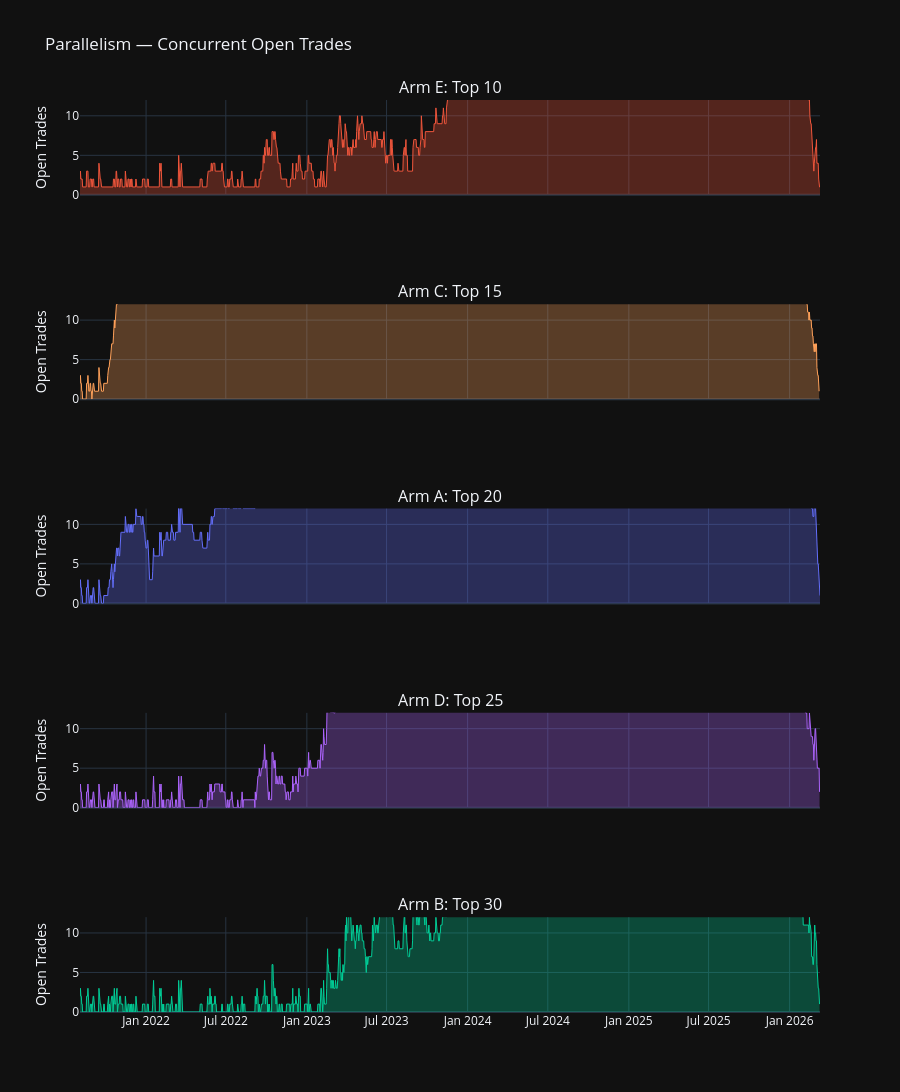

The code cell stored with this chart in its notebook:
### Code cell
# --- Parallelism & Capital Efficiency ---

def compute_daily_exposure(trades, starting_balance=STARTING_BALANCE):
    ts = trades.copy()
    ts['open_date'] = pd.to_datetime(ts['open_date'])
    ts['close_date'] = pd.to_datetime(ts['close_date'])

    date_range = pd.date_range(ts['open_date'].min().normalize(),
                               ts['close_date'].max().normalize(), freq='D')

    closed_pnl = ts.groupby(ts['close_date'].dt.normalize())['profit_abs'].sum()
    cum_realized = closed_pnl.cumsum().reindex(date_range, method='ffill').fillna(0)
    balance_series = starting_balance + cum_realized

    records = []
    for day in date_range:
        open_mask = (ts['open_date'].dt.normalize() <= day) & (ts['close_date'].dt.normalize() >= day)
        open_trades = ts[open_mask]
        n_open = len(open_trades)
        total_deployed = open_trades['stake_amount'].sum()
        balance = balance_series.loc[day]
        pct_deployed = (total_deployed / balance * 100) if balance > 0 else 0
        records.append({'date': day, 'open_trades': n_open, 'deployed_pct': pct_deployed})

    return pd.DataFrame(records)

def hex_to_rgba(hex_color, alpha=0.3):
    h = hex_color.lstrip('#')
    r, g, b = int(h[0:2], 16), int(h[2:4], 16), int(h[4:6], 16)
    return f'rgba({r},{g},{b},{alpha})'

daily_exposure = {}
for key, label, color in zip(ARM_KEYS, ARM_LABELS, ARM_COLORS):
    daily_exposure[label] = compute_daily_exposure(all_trades[key])
    de = daily_exposure[label]
    print(f'{label}: avg open trades={de["open_trades"].mean():.1f}, '
          f'avg capital deployed={de["deployed_pct"].mean():.0f}%, '
          f'max open trades={de["open_trades"].max()}')

# --- Parallelism subplot ---
fig = make_subplots(rows=len(ARM_LABELS), cols=1, shared_xaxes=True,
                    subplot_titles=ARM_LABELS, vertical_spacing=0.12)

for i, (label, color) in enumerate(zip(ARM_LABELS, ARM_COLORS), 1):
    de = daily_exposure[label]
    fig.add_trace(go.Scatter(
        x=de['date'], y=de['open_trades'], mode='lines',
        name=label, line=dict(color=color, width=1),
        fill='tozeroy', fillcolor=hex_to_rgba(color, 0.3),
        showlegend=False,
    ), row=i, col=1)
    mean_val = de['open_trades'].mean()
    fig.add_hline(y=mean_val, line_dash='dash', line_color='white', line_width=0.5,
                  annotation_text=f'avg={mean_val:.1f}', annotation_font_color='white',
                  row=i, col=1)
    fig.update_yaxes(title_text='Open Trades', range=[0, 12], row=i, col=1)

fig.update_layout(template=TEMPLATE, height=220 * len(ARM_LABELS),
                  title='Parallelism — Concurrent Open Trades')
fig.show()

### Figure 1 — Plotly figure (JSON) as saved in the notebook; plotly's stock layout.template omitted (floating-point values rounded to 4 significant figures; data arrays with more than 128 entries replaced by an {"elided": "..."} marker saying what was removed)
{"data": [{"fill": "tozeroy", "fillcolor": "rgba(239,85,59,0.3)", "line": {"color": "#EF553B", "width": 1}, "mode": "lines", "name": "Arm E: Top 10", "showlegend": false, "type": "scatter", "x": {"elided": "1681 str values"}, "xaxis": "x", "y": {"elided": "1681 int values"}, "yaxis": "y"}, {"fill": "tozeroy", "fillcolor": "rgba(255,161,90,0.3)", "line": {"color": "#FFA15A", "width": 1}, "mode": "lines", "name": "Arm C: Top 15", "showlegend": false, "type": "scatter", "x": {"elided": "1679 str values"}, "xaxis": "x2", "y": {"elided": "1679 int values"}, "yaxis": "y2"}, {"fill": "tozeroy", "fillcolor": "rgba(99,110,250,0.3)", "line": {"color": "#636EFA", "width": 1}, "mode": "lines", "name": "Arm A: Top 20", "showlegend": false, "type": "scatter", "x": {"elided": "1681 str values"}, "xaxis": "x3", "y": {"elided": "1681 int values"}, "yaxis": "y3"}, {"fill": "tozeroy", "fillcolor": "rgba(171,99,250,0.3)", "line": {"color": "#AB63FA", "width": 1}, "mode": "lines", "name": "Arm D: Top 25", "showlegend": false, "type": "scatter", "x": {"elided": "1680 str values"}, "xaxis": "x4", "y": {"elided": "1680 int values"}, "yaxis": "y4"}, {"fill": "tozeroy", "fillcolor": "rgba(0,204,150,0.3)", "line": {"color": "#00CC96", "width": 1}, "mode": "lines", "name": "Arm B: Top 30", "showlegend": false, "type": "scatter", "x": {"elided": "1680 str values"}, "xaxis": "x5", "y": {"elided": "1680 int values"}, "yaxis": "y5"}], "layout": {"annotations": [{"font": {"size": 16}, "showarrow": false, "text": "Arm E: Top 10", "x": 0.5, "xanchor": "center", "xref": "paper", "y": 1.0, "yanchor": "bottom", "yref": "paper"}, {"font": {"size": 16}, "showarrow": false, "text": "Arm C: Top 15", "x": 0.5, "xanchor": "center", "xref": "paper", "y": 0.776, "yanchor": "bottom", "yref": "paper"}, {"font": {"size": 16}, "showarrow": false, "text": "Arm A: Top 20", "x": 0.5, "xanchor": "center", "xref": "paper", "y": 0.552, "yanchor": "bottom", "yref": "paper"}, {"font": {"size": 16}, "showarrow": false, "text": "Arm D: Top 25", "x": 0.5, "xanchor": "center", "xref": "paper", "y": 0.328, "yanchor": "bottom", "yref": "paper"}, {"font": {"size": 16}, "showarrow": false, "text": "Arm B: Top 30", "x": 0.5, "xanchor": "center", "xref": "paper", "y": 0.104, "yanchor": "bottom", "yref": "paper"}, {"font": {"color": "white"}, "showarrow": false, "text": "avg=26.3", "x": 1, "xanchor": "right", "xref": "x domain", "y": 26.3, "yanchor": "bottom", "yref": "y"}, {"font": {"color": "white"}, "showarrow": false, "text": "avg=40.2", "x": 1, "xanchor": "right", "xref": "x2 domain", "y": 40.22, "yanchor": "bottom", "yref": "y2"}, {"font": {"color": "white"}, "showarrow": false, "text": "avg=39.4", "x": 1, "xanchor": "right", "xref": "x3 domain", "y": 39.4, "yanchor": "bottom", "yref": "y3"}, {"font": {"color": "white"}, "showarrow": false, "text": "avg=49.0", "x": 1, "xanchor": "right", "xref": "x4 domain", "y": 48.98, "yanchor": "bottom", "yref": "y4"}, {"font": {"color": "white"}, "showarrow": false, "text": "avg=39.0", "x": 1, "xanchor": "right", "xref": "x5 domain", "y": 39.04, "yanchor": "bottom", "yref": "y5"}], "height": 1100, "shapes": [{"line": {"color": "white", "dash": "dash", "width": 0.5}, "type": "line", "x0": 0, "x1": 1, "xref": "x domain", "y0": 26.3, "y1": 26.3, "yref": "y"}, {"line": {"color": "white", "dash": "dash", "width": 0.5}, "type": "line", "x0": 0, "x1": 1, "xref": "x2 domain", "y0": 40.22, "y1": 40.22, "yref": "y2"}, {"line": {"color": "white", "dash": "dash", "width": 0.5}, "type": "line", "x0": 0, "x1": 1, "xref": "x3 domain", "y0": 39.4, "y1": 39.4, "yref": "y3"}, {"line": {"color": "white", "dash": "dash", "width": 0.5}, "type": "line", "x0": 0, "x1": 1, "xref": "x4 domain", "y0": 48.98, "y1": 48.98, "yref": "y4"}, {"line": {"color": "white", "dash": "dash", "width": 0.5}, "type": "line", "x0": 0, "x1": 1, "xref": "x5 domain", "y0": 39.04, "y1": 39.04, "yref": "y5"}], "title": {"text": "Parallelism — Concurrent Open Trades"}, "xaxis": {"anchor": "y", "domain": [0.0, 1.0], "matches": "x5", "showticklabels": false}, "xaxis2": {"anchor": "y2", "domain": [0.0, 1.0], "matches": "x5", "showticklabels": false}, "xaxis3": {"anchor": "y3", "domain": [0.0, 1.0], "matches": "x5", "showticklabels": false}, "xaxis4": {"anchor": "y4", "domain": [0.0, 1.0], "matches": "x5", "showticklabels": false}, "xaxis5": {"anchor": "y5", "domain": [0.0, 1.0]}, "yaxis": {"anchor": "x", "domain": [0.896, 1.0], "range": [0, 12], "title": {"text": "Open Trades"}}, "yaxis2": {"anchor": "x2", "domain": [0.672, 0.776], "range": [0, 12], "title": {"text": "Open Trades"}}, "yaxis3": {"anchor": "x3", "domain": [0.448, 0.552], "range": [0, 12], "title": {"text": "Open Trades"}}, "yaxis4": {"anchor": "x4", "domain": [0.224, 0.328], "range": [0, 12], "title": {"text": "Open Trades"}}, "yaxis5": {"anchor": "x5", "domain": [0.0, 0.104], "range": [0, 12], "title": {"text": "Open Trades"}}}}
